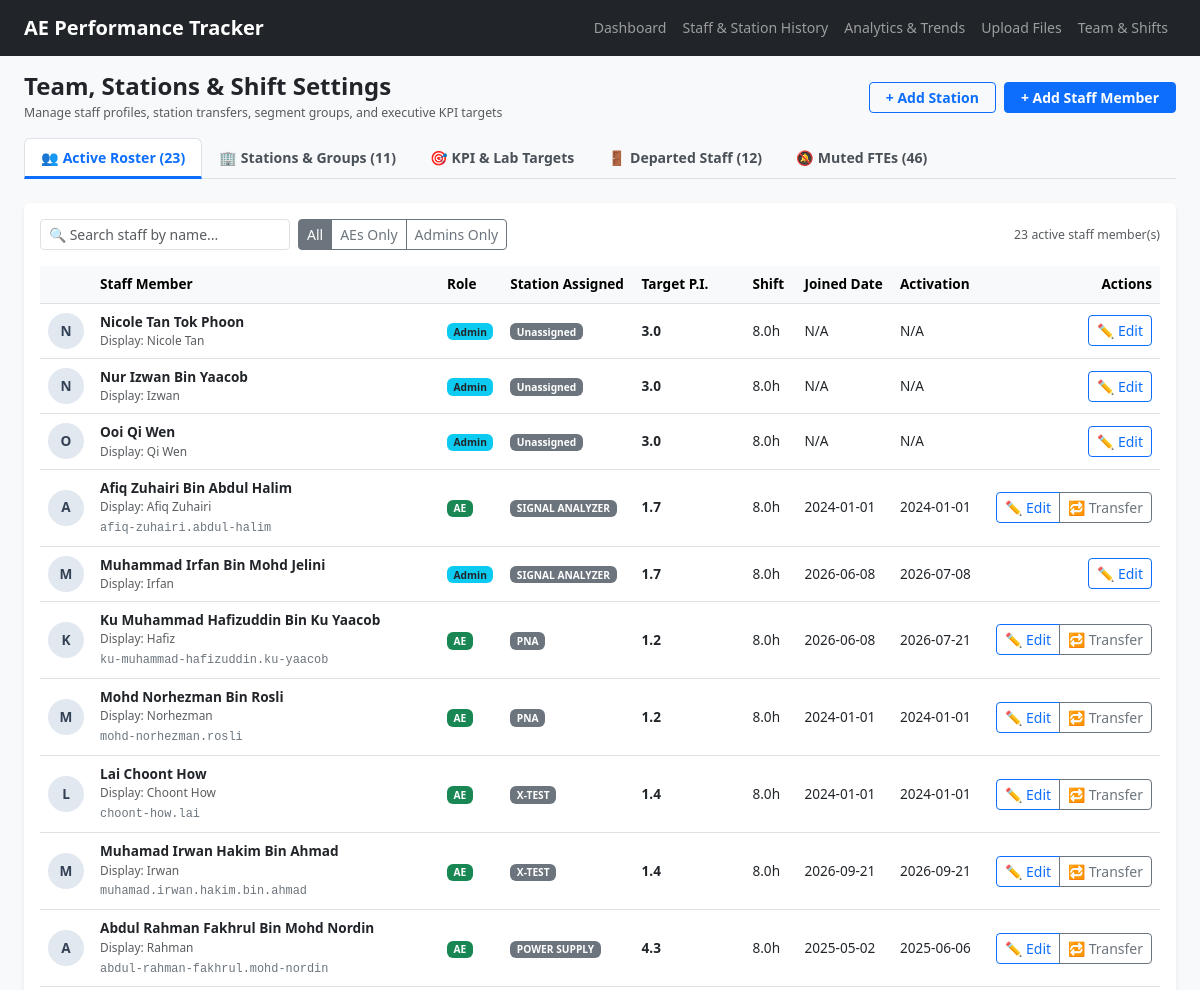
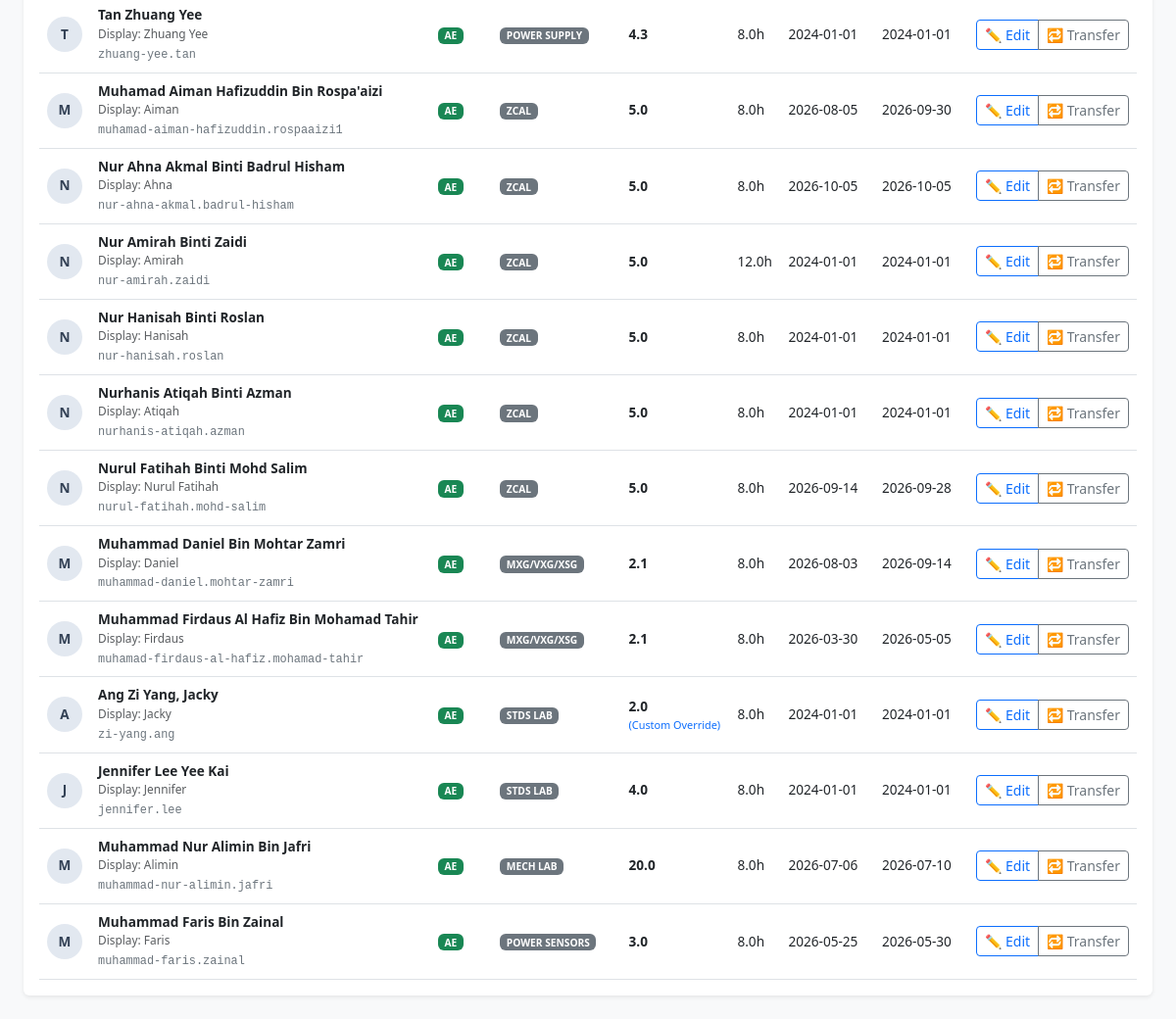
The app's page /team with its own data (2 pictures, top to bottom).
### tables this page shows
CREATE TABLE engineers (
        id INTEGER PRIMARY KEY AUTOINCREMENT,
        station_id INTEGER,
        username TEXT UNIQUE NOT NULL,
        formal_name TEXT NOT NULL,
        shift_hours REAL DEFAULT 8.0,
        is_active BOOLEAN DEFAULT 1, joined_date TEXT, activation_date TEXT, resigned_date TEXT, custom_target_pi REAL, display_name TEXT, track_performance BOOLEAN DEFAULT 1,
        FOREIGN KEY (station_id) REFERENCES stations (id)
    );

CREATE TABLE stations (
        id INTEGER PRIMARY KEY AUTOINCREMENT,
        name TEXT UNIQUE NOT NULL
    , sort_order INTEGER DEFAULT 99, target_pi REAL DEFAULT 3.0, is_active BOOLEAN DEFAULT 1, group_name TEXT);

### app.py (the view, shortened to what this page needs)
@app.route("/team", methods=["GET", "POST"], strict_slashes=False)
def team():
    conn = get_db()
    stations = conn.execute("SELECT * FROM stations ORDER BY sort_order ASC, name ASC").fetchall()
    all_engineers = conn.execute("SELECT e.*, s.name as station_name, s.target_pi as default_station_target FROM engineers e LEFT JOIN stations s ON e.station_id = s.id ORDER BY s.sort_order ASC, s.name ASC, e.formal_name ASC").fetchall()
    muted_techs = conn.execute("SELECT * FROM ignored_technicians ORDER BY username").fetchall()
    kpi_configs = conn.execute("SELECT * FROM kpi_configs ORDER BY rowid").fetchall()
    target_hc_row = conn.execute("SELECT setting_val FROM system_settings WHERE setting_key = 'target_headcount'").fetchone()
    target_headcount = int(target_hc_row[0]) if target_hc_row else 23
    today = date.today()
    active_engineers, resigned_engineers = [], []
    for e in all_engineers:
        act_d, res_d = parse_iso_date(e["activation_date"]), parse_iso_date(e["resigned_date"])
        d = dict(e)
        if res_d and res_d <= today:
            d["status"], d["status_class"] = "Resigned", "danger"
            resigned_engineers.append(d)
        elif not e["track_performance"]:
            d["status"], d["status_class"] = "Admin", "info text-dark"
            active_engineers.append(d)
        elif not act_d or act_d > today:
            d["status"], d["status_class"] = "Pending Activation", "warning text-dark"
            active_engineers.append(d)
        else:
            d["status"], d["status_class"] = "Active", "success"
            active_engineers.append(d)
    conn.close()
    return render_template("team.html", stations=stations, active_engineers=active_engineers, resigned_engineers=resigned_engineers, muted_techs=muted_techs, kpi_configs=kpi_configs, target_headcount=target_headcount)

### app.py (called while the page is built)
def get_db():
    conn = sqlite3.connect(DB_PATH, timeout=30)
    conn.row_factory = sqlite3.Row
    return conn

def parse_iso_date(date_val):
    if pd.isna(date_val) or not date_val:
        return None
    try:
        ts = pd.to_datetime(str(date_val).strip(), errors="coerce")
        return None if pd.isna(ts) else ts.date()
    except Exception:
        return None

### templates/team.html (shortened to what this page needs)
{% extends "base.html" %}
{% block content %}
<div class="d-flex justify-content-between align-items-center mb-3">
    <div>
        <h4 class="fw-bold mb-0">Team, Stations & Shift Settings</h4>
        <small class="text-muted">Manage staff profiles, station transfers, segment groups, and executive KPI targets</small>
    </div>
    <div class="d-flex gap-2">
        <button type="button" class="btn btn-outline-primary fw-bold btn-sm px-3" data-bs-toggle="modal" data-bs-target="#newStationModal">
            + Add Station
        </button>
        <button type="button" class="btn btn-primary fw-bold btn-sm px-3" data-bs-toggle="modal" data-bs-target="#newPersonModal">
            + Add Staff Member
        </button>
    </div>
</div>
<ul class="nav nav-tabs mb-4" id="teamTab" role="tablist">
    <li class="nav-item">
        <button class="nav-link active" id="roster-tab" data-bs-toggle="tab" data-bs-target="#roster-pane" type="button" role="tab">
            👥 Active Roster ({{ active_engineers|length }})
        </button>
    </li>
    <li class="nav-item">
        <button class="nav-link" id="stations-tab" data-bs-toggle="tab" data-bs-target="#stations-pane" type="button" role="tab">
            🏢 Stations & Groups ({{ stations|length }})
        </button>
    </li>
    <li class="nav-item">
        <button class="nav-link" id="kpi-tab" data-bs-toggle="tab" data-bs-target="#kpi-pane" type="button" role="tab">
            🎯 KPI & Lab Targets
        </button>
    </li>
    <li class="nav-item">
        <button class="nav-link" id="resigned-tab" data-bs-toggle="tab" data-bs-target="#resigned-pane" type="button" role="tab">
            🚪 Departed Staff ({{ resigned_engineers|length }})
        </button>
    </li>
    <li class="nav-item">
        <button class="nav-link" id="muted-tab" data-bs-toggle="tab" data-bs-target="#muted-pane" type="button" role="tab">
            🔕 Muted FTEs ({{ muted_techs|length }})
        </button>
    </li>
</ul>
<div class="tab-content" id="teamTabContent">
    <div class="tab-pane fade show active" id="roster-pane" role="tabpanel">
        <div class="card shadow-sm bg-white border-0 p-3 mb-4">
            <div class="d-flex justify-content-between align-items-center mb-3 flex-wrap gap-2">
                <div class="d-flex gap-2 align-items-center">
                    <input type="text" class="form-control form-control-sm" id="rosterSearch" placeholder="🔍 Search staff by name..." style="width: 250px;" oninput="applyRosterFilters()">
                    <div class="btn-group btn-group-sm" id="roleFilterGroup">
                        <button type="button" class="btn btn-outline-secondary active" onclick="setRoleFilter('all', this)">All</button>
                        <button type="button" class="btn btn-outline-secondary" onclick="setRoleFilter('ae', this)">AEs Only</button>
                        <button type="button" class="btn btn-outline-secondary" onclick="setRoleFilter('admin', this)">Admins Only</button>
                    </div>
                </div>
                <small class="text-muted" id="rosterCountText">{{ active_engineers|length }} active staff member(s)</small>
            </div>
            <div class="table-responsive">
                <table class="table table-hover align-middle mb-0" id="rosterTable" style="font-size: 0.85rem;">
                    <thead class="table-light">
                        <tr>
                            <th style="width: 50px;"></th>
                            <th>Staff Member</th>
                            <th>Role</th>
                            <th>Station Assigned</th>
                            <th>Target P.I.</th>
                            <th>Shift</th>
                            <th>Joined Date</th>
                            <th>Activation</th>
                            <th class="text-end" style="width: 180px;">Actions</th>
                        </tr>
                    </thead>
                    <tbody>
                        {% for e in active_engineers %}
                        <tr data-role="{{ 'admin' if not e.track_performance else 'ae' }}" data-name="{{ e.formal_name.lower() }}">
                            <td>
                                <div class="avatar-circle">
                                    {{ e.formal_name[:1].upper() }}
                                </div>
                            </td>
                            <td>
                                <strong class="text-dark">{{ e.formal_name }}</strong>
                                {% if e.display_name %}<small class="text-muted d-block">Display: {{ e.display_name }}</small>{% endif %}
                                {% if e.track_performance %}<code class="small text-secondary">{{ e.username }}</code>{% endif %}
                            </td>
                            <td>
                                {% if not e.track_performance %}
                                    <span class="badge bg-info text-dark">Admin</span>
                                {% else %}
                                    <span class="badge bg-success">AE</span>
                                {% endif %}
                            </td>
                            <td>
                                <span class="badge bg-secondary">{{ e.station_name or 'Unassigned' }}</span>
                            </td>
                            <td>
                                <strong>{{ e.custom_target_pi or e.default_station_target or '3.0' }}</strong>
                                {% if e.custom_target_pi %}
                                    <small class="text-primary d-block" style="font-size: 0.68rem;">(Custom Override)</small>
                                {% endif %}
                            </td>
                            <td>{{ e.shift_hours }}h</td>
                            <td>{{ e.joined_date or 'N/A' }}</td>
                            <td>
                                {{ e.activation_date or 'N/A' }}
                            </td>
                            <td class="text-end">
                                <div class="btn-group btn-group-sm">
                                    <button type="button" class="btn btn-outline-primary"
                                            onclick="openEditModal(this)"
                                            data-id="{{ e.id }}"
                                            data-formal="{{ e.formal_name }}"
                                            data-display="{{ e.display_name or '' }}"
                                            data-username="{{ e.username or '' }}"
                                            data-station-id="{{ e.station_id or '' }}"
                                            data-shift="{{ e.shift_hours }}"
                                            data-custom-pi="{{ e.custom_target_pi or '' }}"
                                            data-default-pi="{{ e.default_station_target or '3.0' }}"
                                            data-track="{{ 1 if e.track_performance else 0 }}"
                                            data-joined="{{ e.joined_date or '' }}"
                                            data-activation="{{ e.activation_date or '' }}"
                                            data-resigned="{{ e.resigned_date or '' }}"
                                            title="Edit Details">
                                        ✏️ Edit
                                    </button>
                                    {% if e.track_performance %}
                                    <button type="button" class="btn btn-outline-secondary"
                                            onclick="openTransferModal(this)"
                                            data-id="{{ e.id }}"
                                            data-formal="{{ e.formal_name }}"
                                            data-station-id="{{ e.station_id or '' }}"
                                            data-station-name="{{ e.station_name or 'Unassigned' }}"
                                            title="Transfer Station">
                                        🔁 Transfer
                                    </button>
                                    {% endif %}
                                </div>
                            </td>
                        </tr>
                        {% endfor %}
                    </tbody>
                </table>
            </div>
        </div>
    </div>
</div>
{% endblock %}

### templates/base.html (shortened to what this page needs)
<!DOCTYPE html>
<html lang="en">
<head>
    <link href="https://cdn.jsdelivr.net/npm/bootstrap@5.3.0/dist/css/bootstrap.min.css" rel="stylesheet">
</head>
<body>
    <nav class="navbar navbar-expand-lg navbar-dark bg-dark px-4 mb-3">
        <a class="navbar-brand fw-bold" href="/">AE Performance Tracker</a>
        <div class="navbar-nav ms-auto">
            <a class="nav-link" href="/">Dashboard</a>
            <a class="nav-link" href="/history">Staff & Station History</a>
            <a class="nav-link" href="/analytics">Analytics & Trends</a>
            <a class="nav-link" href="/upload">Upload Files</a>
            <a class="nav-link" href="/team">Team & Shifts</a>
        </div>
    </nav>
    <div class="container-fluid px-4">
        {% block content %}{% endblock %}
    </div>
</body>
</html>

### templates/base.html (style rules this page uses)
body { background-color: #f8f9fa; font-size: 0.88rem; }

### templates/team.html (style rules this page uses)
.nav-tabs .nav-link { font-weight: bold; color: #495057; }
.nav-tabs .nav-link.active { color: #0d6efd; border-bottom: 3px solid #0d6efd; }
.avatar-circle { width: 36px; height: 36px; border-radius: 50%; background-color: #e2e8f0; color: #334155; font-weight: bold; font-size: 0.85rem; display: inline-flex; align-items: center; justify-content: center; }

### records on screen
engineers: formal_name "N", formal_name "Nicole Tan Tok Phoon", display_name "Nicole Tan", track_performance "Admin", station_name "Unassigned", custom_target_pi "3.0", shift_hours "8.0", joined_date "N/A", activation_date "N/A"
engineers: formal_name "N", formal_name "Nur Izwan Bin Yaacob", display_name "Izwan", track_performance "Admin", station_name "Unassigned", custom_target_pi "3.0", shift_hours "8.0", joined_date "N/A", activation_date "N/A"
engineers: formal_name "O", formal_name "Ooi Qi Wen", display_name "Qi Wen", track_performance "Admin", station_name "Unassigned", custom_target_pi "3.0", shift_hours "8.0", joined_date "N/A", activation_date "N/A"
engineers: formal_name "A", formal_name "Afiq Zuhairi Bin Abdul Halim", display_name "Afiq Zuhairi", username "afiq-zuhairi.abdul-halim", track_performance "AE", name "SIGNAL ANALYZER", target_pi "1.7", shift_hours "8.0", joined_date "2024-01-01", activation_date "2024-01-01"
engineers: formal_name "M", formal_name "Muhammad Irfan Bin Mohd Jelini", display_name "Irfan", track_performance "Admin", name "SIGNAL ANALYZER", target_pi "1.7", shift_hours "8.0", joined_date "2026-06-08", activation_date "2026-07-08"
engineers: formal_name "K", formal_name "Ku Muhammad Hafizuddin Bin Ku Yaacob", display_name "Hafiz", username "ku-muhammad-hafizuddin.ku-yaacob", track_performance "AE", name "PNA", target_pi "1.2", shift_hours "8.0", joined_date "2026-06-08", activation_date "2026-07-21"
engineers: formal_name "M", formal_name "Mohd Norhezman Bin Rosli", display_name "Norhezman", username "mohd-norhezman.rosli", track_performance "AE", name "PNA", target_pi "1.2", shift_hours "8.0", joined_date "2024-01-01", activation_date "2024-01-01"
engineers: formal_name "L", formal_name "Lai Choont How", display_name "Choont How", username "choont-how.lai", track_performance "AE", name "X-TEST", target_pi "1.4", shift_hours "8.0", joined_date "2024-01-01", activation_date "2024-01-01"
engineers: formal_name "M", formal_name "Muhamad Irwan Hakim Bin Ahmad", display_name "Irwan", username "muhamad.irwan.hakim.bin.ahmad", track_performance "AE", name "X-TEST", target_pi "1.4", shift_hours "8.0", joined_date "2026-09-21", activation_date "2026-09-21"
engineers: formal_name "A", formal_name "Abdul Rahman Fakhrul Bin Mohd Nordin", display_name "Rahman", username "abdul-rahman-fakhrul.mohd-nordin", track_performance "AE", name "POWER SUPPLY", target_pi "4.3", shift_hours "8.0", joined_date "2025-05-02", activation_date "2025-06-06"
engineers: formal_name "T", formal_name "Tan Zhuang Yee", display_name "Zhuang Yee", username "zhuang-yee.tan", track_performance "AE", name "POWER SUPPLY", target_pi "4.3", shift_hours "8.0", joined_date "2024-01-01", activation_date "2024-01-01"
engineers: formal_name "M", formal_name "Muhamad Aiman Hafizuddin Bin Rospa'aizi", display_name "Aiman", username "muhamad-aiman-hafizuddin.rospaaizi1", track_performance "AE", name "ZCAL", target_pi "5.0", shift_hours "8.0", joined_date "2026-08-05", activation_date "2026-09-30"
engineers: formal_name "N", formal_name "Nur Ahna Akmal Binti Badrul Hisham", display_name "Ahna", username "nur-ahna-akmal.badrul-hisham", track_performance "AE", name "ZCAL", target_pi "5.0", shift_hours "8.0", joined_date "2026-10-05", activation_date "2026-10-05"
engineers: formal_name "N", formal_name "Nur Amirah Binti Zaidi", display_name "Amirah", username "nur-amirah.zaidi", track_performance "AE", name "ZCAL", target_pi "5.0", shift_hours "12.0", joined_date "2024-01-01", activation_date "2024-01-01"
engineers: formal_name "N", formal_name "Nur Hanisah Binti Roslan", display_name "Hanisah", username "nur-hanisah.roslan", track_performance "AE", name "ZCAL", target_pi "5.0", shift_hours "8.0", joined_date "2024-01-01", activation_date "2024-01-01"
engineers: formal_name "N", formal_name "Nurhanis Atiqah Binti Azman", display_name "Atiqah", username "nurhanis-atiqah.azman", track_performance "AE", name "ZCAL", target_pi "5.0", shift_hours "8.0", joined_date "2024-01-01", activation_date "2024-01-01"
engineers: formal_name "N", formal_name "Nurul Fatihah Binti Mohd Salim", display_name "Nurul Fatihah", username "nurul-fatihah.mohd-salim", track_performance "AE", name "ZCAL", target_pi "5.0", shift_hours "8.0", joined_date "2026-09-14", activation_date "2026-09-28"
engineers: formal_name "M", formal_name "Muhammad Daniel Bin Mohtar Zamri", display_name "Daniel", username "muhammad-daniel.mohtar-zamri", track_performance "AE", name "MXG/VXG/XSG", target_pi "2.1", shift_hours "8.0", joined_date "2026-08-03", activation_date "2026-09-14"
engineers: formal_name "M", formal_name "Muhammad Firdaus Al Hafiz Bin Mohamad Tahir", display_name "Firdaus", username "muhamad-firdaus-al-hafiz.mohamad-tahir", track_performance "AE", name "MXG/VXG/XSG", target_pi "2.1", shift_hours "8.0", joined_date "2026-03-30", activation_date "2026-05-05"
engineers: formal_name "A", formal_name "Ang Zi Yang, Jacky", display_name "Jacky", username "zi-yang.ang", track_performance "AE", name "STDS LAB", custom_target_pi "2.0", shows "(Custom Override)", shift_hours "8.0", joined_date "2024-01-01", activation_date "2024-01-01"
engineers: formal_name "J", formal_name "Jennifer Lee Yee Kai", display_name "Jennifer", username "jennifer.lee", track_performance "AE", name "STDS LAB", target_pi "4.0", shift_hours "8.0", joined_date "2024-01-01", activation_date "2024-01-01"
engineers: formal_name "M", formal_name "Muhammad Nur Alimin Bin Jafri", display_name "Alimin", username "muhammad-nur-alimin.jafri", track_performance "AE", name "MECH LAB", target_pi "20.0", shift_hours "8.0", joined_date "2026-07-06", activation_date "2026-07-10"
engineers: formal_name "M", formal_name "Muhammad Faris Bin Zainal", display_name "Faris", username "muhammad-faris.zainal", track_performance "AE", name "POWER SENSORS", target_pi "3.0", shift_hours "8.0", joined_date "2026-05-25", activation_date "2026-05-30"

### other values on screen
{{ active_engineers|length }} "23"
{{ stations|length }} "11"
{{ resigned_engineers|length }} "12"
{{ muted_techs|length }} "46"
